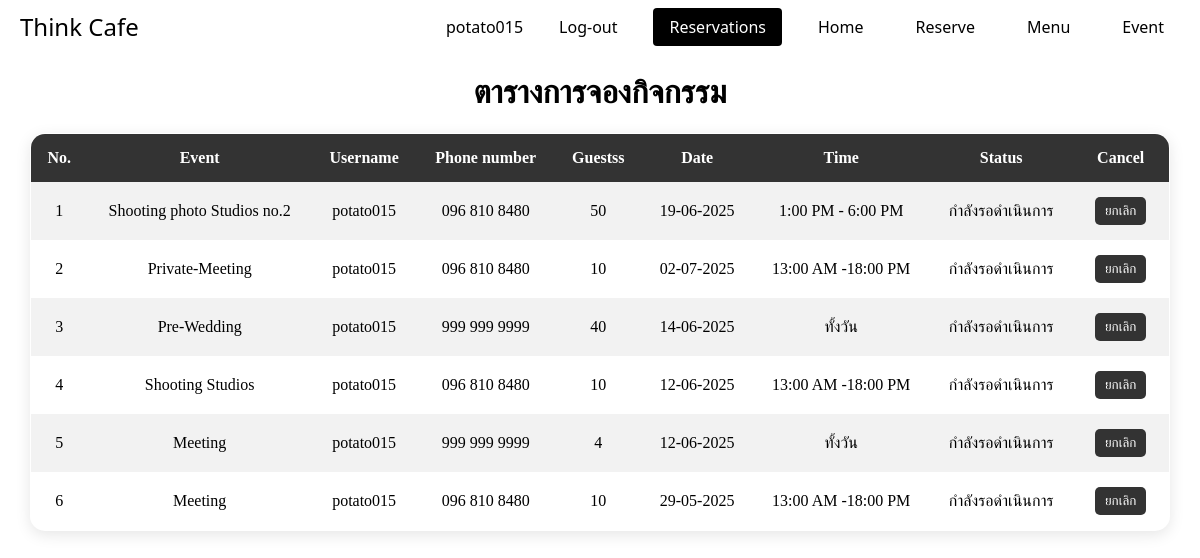
Screenshot of /user_event.php (signed in) with the database file from the repository.
### tables this page shows
CREATE TABLE `event_cm` (
  `id` int NOT NULL,
  `event` varchar(255) NOT NULL,
  `username` varchar(255) NOT NULL,
  `phonenum` varchar(255) NOT NULL,
  `guests` varchar(255) NOT NULL,
  `date` date NOT NULL,
  `time` varchar(255) NOT NULL,
  `status` varchar(255) DEFAULT 'กำลังรอดำเนินการ'
);

### user_event.php (the view, shortened to what this page needs)
<?php
$isLoggedIn = isset($_SESSION['username']);
$username = $_SESSION['username'] ?? '';
?>
<!DOCTYPE html>
<html lang="en">
<head>
    <link rel="stylesheet" href="css/user_event.css">
</head>
<body>
    <header>
        <div class="logo">Think Cafe</div>
        <nav>
            <ul>
                <?php if ($isLoggedIn): ?>
                    <li><span><?php echo htmlspecialchars($_SESSION['username']); ?></span></li>
                    <li><a href="logout.php">Log-out</a></li>
                <?php else: ?>
                    <li><a href="register.php">Sign-up</a></li>
                    <li><a href="login.php">Log-in</a></li>
                <?php endif; ?>
                    <li><a href="checkTables.php" class="active">Reservations</a></li>
                <li><a href="home.php">Home</a></li>
                <li><a href="reserveT.php">Reserve</a></li>
                <li><a href="user_menu.php">Menu</a></li>
                <li><a href="event.php">Event</a></li>
            </ul>
        </nav>
    </header>
    <h1 class="animate-up delay-1">ตารางการจองกิจกรรม</h1>
    <table border="1" id="reservedTable" class="animate-up delay-2">
        <tr>
            <th>No.</th>
            <th>Event</th>
            <th>Username</th>
            <th>Phone number</th>
            <th>Guestss</th>
            <th>Date</th>
            <th>Time</th>
            <th>Status</th>
            <th>Cancel</th>
        </tr>
        <?php
            require_once 'config.php';
            $sql = "SELECT id, event, username, phonenum, guests, date, time, status FROM event_cm WHERE username = ? ORDER BY id DESC";
            $stmt = $conn->prepare($sql);
            $stmt->bind_param("s", $username);
            $stmt->execute();
            $result = $stmt->get_result();
            if ($result->num_rows > 0):
                $i = 1;
                while ($row = $result->fetch_assoc()):
        ?>
            <tr>
                <td><?php echo $i++; ?></td>
                <td><?php echo htmlspecialchars($row['event']); ?></td>
                <td><?php echo htmlspecialchars($row['username']); ?></td>
                <td><?php echo htmlspecialchars($row['phonenum']); ?></td>
                <td><?php echo htmlspecialchars($row['guests']); ?></td>
                <td><?= date('d-m-Y', strtotime($row['date'])) ?></td>
                <td><?php echo htmlspecialchars($row['time']); ?></td>
                <td><?php echo htmlspecialchars($row['status']); ?></td>
                <td>
                    <?php if ($row['status'] !== 'ยกเลิก'): ?>
                        <form method="post" action="user_reservation_cancel.php" onsubmit="return confirm('ยืนยันการยกเลิกการจอง?');">
                            <button type="submit">ยกเลิก</button>
                        </form>
                    <?php else: ?>
                        -
                    <?php endif; ?>
                </td>
            </tr>
        <?php
            endwhile;
            else:
        ?>
            <tr><td colspan="5">ไม่มีข้อมูลการจอง</td></tr>
        <?php endif;
        ?>
    </table>
</body>
</html>

### css/user_event.css (style rules this page uses)
body, html { margin: 0; padding: 0; text-align: center; }
header { display: flex; justify-content: space-between; align-items: center; padding: 10px 20px; font-family: 'Segoe UI', Tahoma, Geneva, Verdana, sans-serif; }
header .logo { font-size: 24px; font-family: 'Segoe UI', Tahoma, Geneva, Verdana, sans-serif; }
header nav ul { list-style: none; margin: 0; padding: 0; display: flex; }
header nav ul li { margin-left: 20px; }
nav ul li a { text-decoration: none; color: #000; padding: 8px 16px; border-radius: 4px; transition: background-color 0.3s; }
nav ul li a.active, nav ul li a:hover { background-color: #000; color: #fff; }
table { margin: auto; width: 95%; border-collapse: collapse; border-radius: 15px; overflow: hidden; box-shadow: 0 4px 15px rgba(0,0,0,0.1); background-color: white; }
table th, table td { padding: 15px; text-align: center; border: none; }
table th { background-color: #333; color: white; }
table tr:nth-child(even) { background-color: #f2f2f2; }
table tr:nth-child(odd) { background-color: #ffffff; }
table button { padding: 6px 10px; border: none; background-color: #333; color: white; border-radius: 5px; cursor: pointer; margin: 0 5px; transition: background-color 0.2s; }
table button[type="submit"]:last-of-type { background-color: #333; }
.animate-up { opacity: 0; animation: fadeSlideUp 0.8s ease forwards; }
.delay-1 { animation-delay: 0.1s; }
.delay-2 { animation-delay: 0.3s; }

### rows the page displays
event_cm: event "Shooting photo Studios no.2", username "potato015", phonenum "096 810 8480", guests "50", date "19-06-2025", time "1:00 PM - 6:00 PM", status "กำลังรอดำเนินการ"
event_cm: event "Private-Meeting", username "potato015", phonenum "096 810 8480", guests "10", date "02-07-2025", time "13:00 AM -18:00 PM", status "กำลังรอดำเนินการ"
event_cm: event "Pre-Wedding", username "potato015", phonenum "999 999 9999", guests "40", date "14-06-2025", time "ทั้งวัน", status "กำลังรอดำเนินการ"
event_cm: event "Shooting Studios", username "potato015", phonenum "096 810 8480", guests "10", date "12-06-2025", time "13:00 AM -18:00 PM", status "กำลังรอดำเนินการ"
event_cm: event "Meeting", username "potato015", phonenum "999 999 9999", guests "4", date "12-06-2025", time "ทั้งวัน", status "กำลังรอดำเนินการ"
event_cm: event "Meeting", username "potato015", phonenum "096 810 8480", guests "10", date "29-05-2025", time "13:00 AM -18:00 PM", status "กำลังรอดำเนินการ"

### other values shown
$_SESSION['username'] "potato015"
